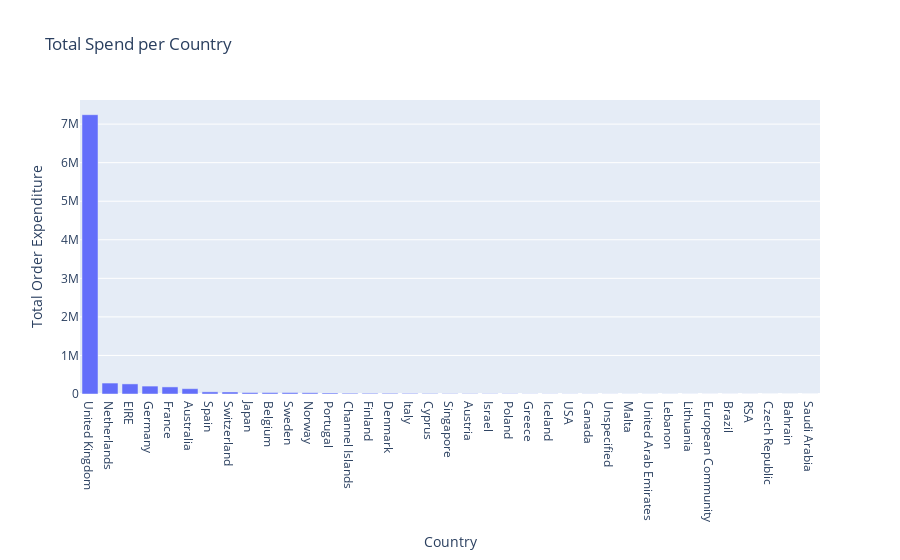

The notebook cell this image was saved under:
### Code cell
data_plot = [go.Bar(x=grouped.index, y=grouped.values)]
layout = go.Layout(yaxis={'autorange':True, 'title':'Total Order Expenditure'},xaxis={'title':'Country'},title="Total Spend per Country")
fig = go.Figure(data=data_plot, layout=layout)
iplot(fig)

### Figure 1 — Plotly figure (JSON) as saved in the notebook; plotly's stock layout.template omitted (floating-point values rounded to 4 significant figures)
{"data": [{"type": "bar", "x": ["United Kingdom", "Netherlands", "EIRE", "Germany", "France", "Australia", "Spain", "Switzerland", "Japan", "Belgium", "Sweden", "Norway", "Portugal", "Channel Islands", "Finland", "Denmark", "Italy", "Cyprus", "Singapore", "Austria", "Israel", "Poland", "Greece", "Iceland", "USA", "Canada", "Unspecified", "Malta", "United Arab Emirates", "Lebanon", "Lithuania", "European Community", "Brazil", "RSA", "Czech Republic", "Bahrain", "Saudi Arabia"], "y": [7244000.0, 283900.0, 261900.0, 205400.0, 184000.0, 138100.0, 55710.0, 52440.0, 37420.0, 36930.0, 36830.0, 32450.0, 26640.0, 20150.0, 18340.0, 18210.0, 15820.0, 13170.0, 9120.0, 8743.0, 7216.0, 6975.0, 4426.0, 4310, 3580.0, 3115.0, 2661.0, 2071.0, 1865.0, 1694.0, 1661.0, 1159.0, 1144.0, 1002.0, 786.7, 548.4, 145.9]}], "layout": {"title": {"text": "Total Spend per Country"}, "xaxis": {"title": {"text": "Country"}}, "yaxis": {"autorange": true, "title": {"text": "Total Order Expenditure"}}}}
